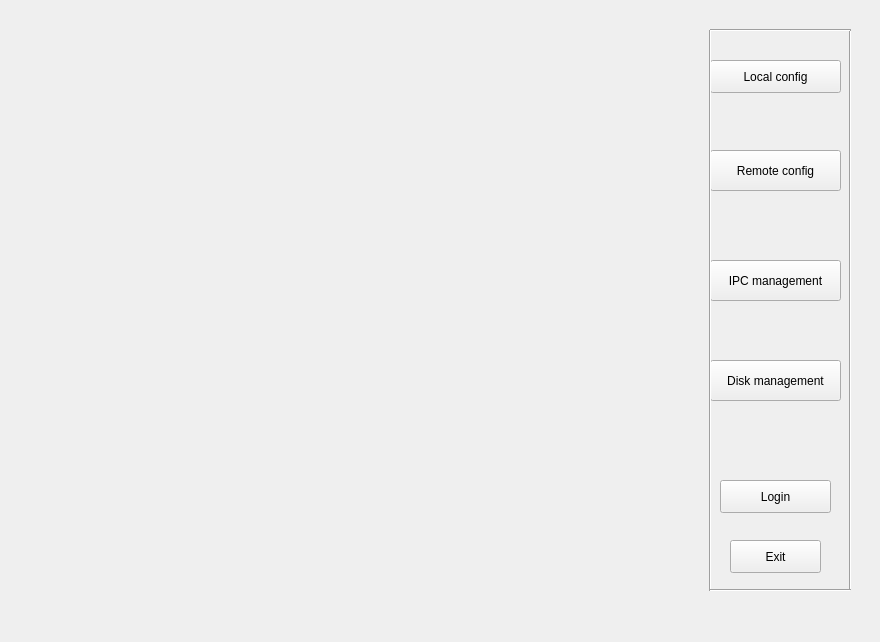
<?xml version="1.0" encoding="UTF-8"?>
<ui version="4.0">
 <class>CConfigureParams</class>
 <widget class="QWidget" name="CConfigureParams">
  <property name="geometry">
   <rect>
    <x>0</x>
    <y>0</y>
    <width>880</width>
    <height>642</height>
   </rect>
  </property>
  <property name="windowTitle">
   <string>CConfigureParams</string>
  </property>
  <widget class="QPushButton" name="btnRemoteParams">
   <property name="geometry">
    <rect>
     <x>710</x>
     <y>150</y>
     <width>131</width>
     <height>41</height>
    </rect>
   </property>
   <property name="text">
    <string>Remote config</string>
   </property>
  </widget>
  <widget class="QPushButton" name="btnLocalParams">
   <property name="geometry">
    <rect>
     <x>710</x>
     <y>60</y>
     <width>131</width>
     <height>33</height>
    </rect>
   </property>
   <property name="text">
    <string>Local config</string>
   </property>
  </widget>
  <widget class="QPushButton" name="btnIPParams">
   <property name="geometry">
    <rect>
     <x>710</x>
     <y>260</y>
     <width>131</width>
     <height>41</height>
    </rect>
   </property>
   <property name="text">
    <string>IPC management</string>
   </property>
  </widget>
  <widget class="QPushButton" name="btnHardDiskParams">
   <property name="geometry">
    <rect>
     <x>710</x>
     <y>360</y>
     <width>131</width>
     <height>41</height>
    </rect>
   </property>
   <property name="text">
    <string>Disk management</string>
   </property>
  </widget>
  <widget class="QWidget" name="verticalLayoutWidget">
   <property name="geometry">
    <rect>
     <x>10</x>
     <y>0</y>
     <width>701</width>
     <height>641</height>
    </rect>
   </property>
   <layout class="QVBoxLayout" name="vLayParamForm"/>
  </widget>
  <widget class="QPushButton" name="btnLogin">
   <property name="geometry">
    <rect>
     <x>720</x>
     <y>480</y>
     <width>111</width>
     <height>33</height>
    </rect>
   </property>
   <property name="text">
    <string>Login</string>
   </property>
  </widget>
  <widget class="QPushButton" name="btnLogout">
   <property name="geometry">
    <rect>
     <x>730</x>
     <y>540</y>
     <width>91</width>
     <height>33</height>
    </rect>
   </property>
   <property name="text">
    <string>Exit</string>
   </property>
  </widget>
  <widget class="Line" name="line">
   <property name="geometry">
    <rect>
     <x>700</x>
     <y>30</y>
     <width>20</width>
     <height>561</height>
    </rect>
   </property>
   <property name="orientation">
    <enum>Qt::Vertical</enum>
   </property>
  </widget>
  <widget class="Line" name="line_4">
   <property name="geometry">
    <rect>
     <x>840</x>
     <y>30</y>
     <width>20</width>
     <height>561</height>
    </rect>
   </property>
   <property name="orientation">
    <enum>Qt::Vertical</enum>
   </property>
  </widget>
  <widget class="Line" name="line_3">
   <property name="geometry">
    <rect>
     <x>710</x>
     <y>20</y>
     <width>141</width>
     <height>20</height>
    </rect>
   </property>
   <property name="orientation">
    <enum>Qt::Horizontal</enum>
   </property>
  </widget>
  <widget class="Line" name="line_2">
   <property name="geometry">
    <rect>
     <x>710</x>
     <y>580</y>
     <width>141</width>
     <height>20</height>
    </rect>
   </property>
   <property name="orientation">
    <enum>Qt::Horizontal</enum>
   </property>
  </widget>
 </widget>
 <layoutdefault spacing="6" margin="11"/>
 <resources/>
 <connections/>
</ui>
